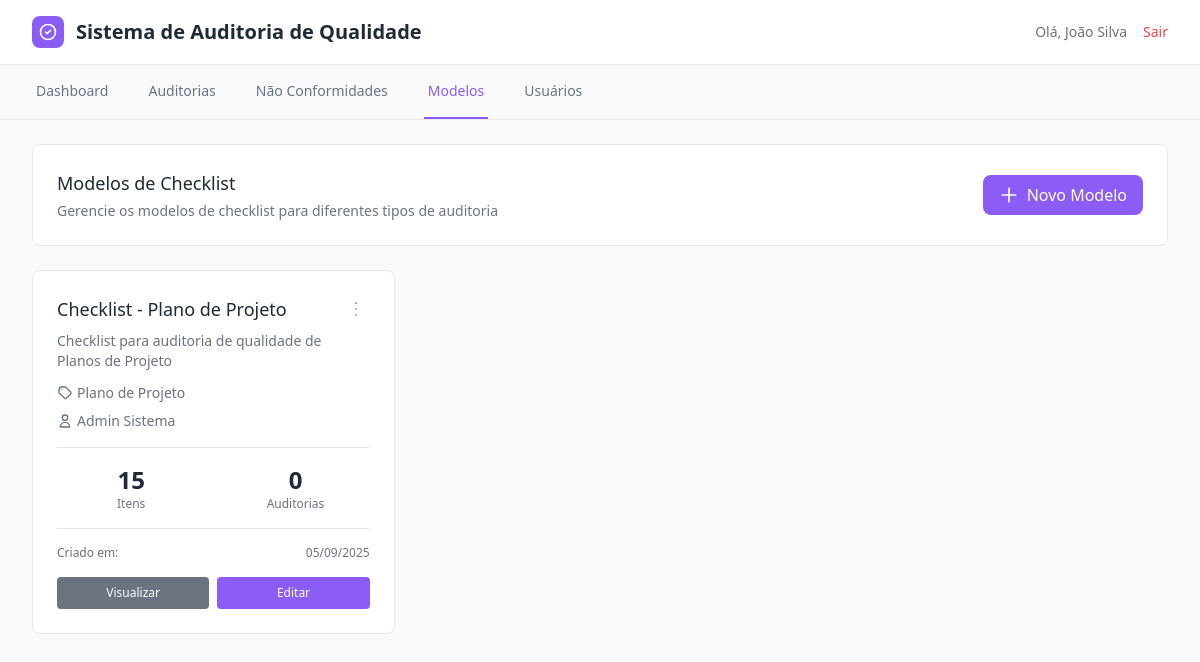
The page /modelos.php (signed in) on the database its author committed.
### tables this page shows
CREATE TABLE usuarios (
    id INT AUTO_INCREMENT PRIMARY KEY,
    nome VARCHAR(255) NOT NULL,
    email VARCHAR(255) UNIQUE NOT NULL,
    senha VARCHAR(255) NOT NULL,
    funcao ENUM('auditor', 'gerente', 'admin') DEFAULT 'auditor',
    departamento VARCHAR(100),
    superior_id INT,
    criado_em TIMESTAMP DEFAULT CURRENT_TIMESTAMP,
    atualizado_em TIMESTAMP DEFAULT CURRENT_TIMESTAMP ON UPDATE CURRENT_TIMESTAMP,
    FOREIGN KEY (superior_id) REFERENCES usuarios(id)
);

CREATE TABLE modelos_checklist (
    id INT AUTO_INCREMENT PRIMARY KEY,
    nome VARCHAR(255) NOT NULL,
    descricao TEXT,
    tipo_artefato VARCHAR(100) NOT NULL,
    criado_por INT NOT NULL,
    criado_em TIMESTAMP DEFAULT CURRENT_TIMESTAMP,
    atualizado_em TIMESTAMP DEFAULT CURRENT_TIMESTAMP ON UPDATE CURRENT_TIMESTAMP,
    FOREIGN KEY (criado_por) REFERENCES usuarios(id)
);

### includes/auth.php (called while the page is built, shortened)
<?php
function getUsuarioAtual() {
    $database = new Conexao();
    $db = $database->getConexao();
    $query = "SELECT * FROM usuarios WHERE id = :id";
    $stmt = $db->prepare($query);
    $stmt->bindParam(':id', $_SESSION['id_usuario']);
    $stmt->execute();
    return $stmt->fetch();
}
?>

### modelos.php (the view, shortened to what this page needs)
<?php
require_once 'includes/auth.php';
$usuario = getUsuarioAtual();
$database = new Conexao();
$db = $database->getConexao();
$query = "SELECT m.*, u.nome as nome_criador,
          (SELECT COUNT(*) FROM itens_checklist WHERE modelo_id = m.id) as total_itens,
          (SELECT COUNT(*) FROM auditorias WHERE modelo_id = m.id) as total_auditorias
          FROM modelos_checklist m
          LEFT JOIN usuarios u ON m.criado_por = u.id
          ORDER BY m.criado_em DESC";
$stmt = $db->prepare($query);
$stmt->execute();
$modelos = $stmt->fetchAll();
?>
<!DOCTYPE html>
<html lang="pt-BR">
<head>
    <script src="https://cdn.tailwindcss.com"></script>
    <script src="assets/css/tailwind-config.js"></script>
    <link rel="stylesheet" href="assets/css/style.css">
</head>
<body class="bg-background">
    <header class="bg-card border-b border-border">
        <div class="max-w-7xl mx-auto px-4 sm:px-6 lg:px-8">
            <div class="flex justify-between items-center py-4">
                <div class="flex items-center">
                    <div class="h-8 w-8 bg-accent rounded-lg flex items-center justify-center mr-3">
                        <svg class="h-5 w-5 text-accent-foreground" fill="none" stroke="currentColor" viewBox="0 0 24 24">
                            <path stroke-linecap="round" stroke-linejoin="round" stroke-width="2" d="M9 12l2 2 4-4m6 2a9 9 0 11-18 0 9 9 0 0118 0z"></path>
                        </svg>
                    </div>
                    <h1 class="text-xl font-bold text-foreground">Sistema de Auditoria de Qualidade</h1>
                </div>
                <div class="flex items-center space-x-4">
                    <span class="text-sm text-muted-foreground">Olá, <?php echo htmlspecialchars($usuario['nome']); ?></span>
                    <a href="logout.php" class="text-sm text-destructive hover:text-destructive/80">Sair</a>
                </div>
            </div>
        </div>
    </header>
    <nav class="bg-sidebar border-b border-sidebar-border">
        <div class="max-w-7xl mx-auto px-4 sm:px-6 lg:px-8">
            <div class="flex space-x-8">
                <a href="index.php" class="border-b-2 border-transparent text-sidebar-foreground hover:text-sidebar-accent hover:border-sidebar-accent py-4 px-1 text-sm font-medium">Dashboard</a>
                <a href="auditorias.php" class="border-b-2 border-transparent text-sidebar-foreground hover:text-sidebar-accent hover:border-sidebar-accent py-4 px-1 text-sm font-medium">Auditorias</a>
                <a href="nao-conformidades.php" class="border-b-2 border-transparent text-sidebar-foreground hover:text-sidebar-accent hover:border-sidebar-accent py-4 px-1 text-sm font-medium">Não Conformidades</a>
                <a href="modelos.php" class="border-b-2 border-sidebar-accent text-sidebar-accent py-4 px-1 text-sm font-medium">Modelos</a>
                <a href="usuarios.php" class="border-b-2 border-transparent text-sidebar-foreground hover:text-sidebar-accent hover:border-sidebar-accent py-4 px-1 text-sm font-medium">Usuários</a>
            </div>
        </div>
    </nav>
    <main class="max-w-7xl mx-auto py-6 px-4 sm:px-6 lg:px-8">
        <div class="bg-card rounded-lg border border-border p-6 mb-6">
            <div class="flex flex-col md:flex-row md:items-center md:justify-between">
                <div>
                    <h2 class="text-lg font-medium text-foreground">Modelos de Checklist</h2>
                    <p class="text-sm text-muted-foreground mt-1">Gerencie os modelos de checklist para diferentes tipos de auditoria</p>
                </div>
                <div class="mt-4 md:mt-0">
                    <a href="create-modelo.php" class="inline-flex items-center px-4 py-2 bg-accent text-accent-foreground hover:bg-accent/90 rounded-lg transition-colors">
                        <svg class="h-5 w-5 mr-2" fill="none" stroke="currentColor" viewBox="0 0 24 24">
                            <path stroke-linecap="round" stroke-linejoin="round" stroke-width="2" d="M12 4v16m8-8H4"></path>
                        </svg>
                        Novo Modelo
                    </a>
                </div>
            </div>
        </div>
        <div class="grid grid-cols-1 md:grid-cols-2 lg:grid-cols-3 gap-6">
            <?php foreach ($modelos as $modelo): ?>
                <div class="bg-card rounded-lg border border-border p-6 hover:shadow-lg transition-shadow">
                    <div class="flex items-start justify-between mb-4">
                        <div class="flex-1">
                            <h3 class="text-lg font-medium text-foreground mb-2"><?php echo htmlspecialchars($modelo['nome']); ?></h3>
                            <p class="text-sm text-muted-foreground mb-3"><?php echo htmlspecialchars($modelo['descricao']); ?></p>
                            <div class="flex items-center text-sm text-muted-foreground mb-2">
                                <svg class="h-4 w-4 mr-1" fill="none" stroke="currentColor" viewBox="0 0 24 24">
                                    <path stroke-linecap="round" stroke-linejoin="round" stroke-width="2" d="M7 7h.01M7 3h5c.512 0 1.024.195 1.414.586l7 7a2 2 0 010 2.828l-7 7a.997.997 0 01-1.414 0l-7-7A1.997 1.997 0 013 12V7a4 4 0 014-4z"></path>
                                </svg>
                                <?php echo htmlspecialchars($modelo['tipo_artefato']); ?>
                            </div>
                            <div class="flex items-center text-sm text-muted-foreground">
                                <svg class="h-4 w-4 mr-1" fill="none" stroke="currentColor" viewBox="0 0 24 24">
                                    <path stroke-linecap="round" stroke-linejoin="round" stroke-width="2" d="M16 7a4 4 0 11-8 0 4 4 0 018 0zM12 14a7 7 0 00-7 7h14a7 7 0 00-7-7z"></path>
                                </svg>
                                <?php echo htmlspecialchars($modelo['nome_criador']); ?>
                            </div>
                        </div>
                        <div class="relative">
                            <button onclick="toggleDropdown('dropdown-<?php echo $modelo['id']; ?>')" class="p-1 text-muted-foreground hover:text-foreground rounded-full hover:bg-muted">
                                <svg class="h-5 w-5" fill="none" stroke="currentColor" viewBox="0 0 24 24">
                                    <path stroke-linecap="round" stroke-linejoin="round" stroke-width="2" d="M12 5v.01M12 12v.01M12 19v.01"></path>
                                </svg>
                            </button>
                        </div>
                    </div>
                    <div class="border-t border-border pt-4">
                        <div class="grid grid-cols-2 gap-4 text-center">
                            <div>
                                <div class="text-2xl font-bold text-foreground"><?php echo $modelo['total_itens']; ?></div>
                                <div class="text-xs text-muted-foreground">Itens</div>
                            </div>
                            <div>
                                <div class="text-2xl font-bold text-foreground"><?php echo $modelo['total_auditorias']; ?></div>
                                <div class="text-xs text-muted-foreground">Auditorias</div>
                            </div>
                        </div>
                    </div>
                    <div class="mt-4 pt-4 border-t border-border">
                        <div class="flex justify-between items-center text-xs text-muted-foreground">
                            <span>Criado em:</span>
                            <span><?php echo date('d/m/Y', strtotime($modelo['criado_em'])); ?></span>
                        </div>
                    </div>
                    <div class="mt-4 flex space-x-2">
                        <a href="view-modelo.php?id=<?php echo $modelo['id']; ?>"
                           class="flex-1 px-3 py-2 text-xs text-center bg-secondary text-secondary-foreground hover:bg-secondary/90 rounded transition-colors">
                            Visualizar
                        </a>
                        <a href="edit-modelo.php?id=<?php echo $modelo['id']; ?>"
                           class="flex-1 px-3 py-2 text-xs text-center bg-accent text-accent-foreground hover:bg-accent/90 rounded transition-colors">
                            Editar
                        </a>
                    </div>
                </div>
            <?php endforeach; ?>
        </div>
    </main>
</body>
</html>

### assets/css/style.css (style rules this page uses)
* { margin: 0; padding: 0; box-sizing: border-box; }
html { scroll-behavior: smooth; overflow-x: hidden; }
body { font-family: "Segoe UI", Tahoma, Geneva, Verdana, sans-serif; background-color: #f8fafc; color: #1f2937; line-height: 1.6; overflow-x: hidden; min-height: 100vh; }
.text-center { text-align: center; }
.mb-2 { margin-bottom: 1rem; }
.mb-3 { margin-bottom: 1.5rem; }
.mt-1 { margin-top: 0.5rem; }
.flex { display: flex; }
.justify-between { justify-content: space-between; }
.items-center { align-items: center; }
.container, main, header, nav { max-width: 100%; overflow-x: hidden; }

### rows shown on the page
usuarios: nome "João Silva"
modelos_checklist: nome "Checklist - Plano de Projeto", descricao "Checklist para auditoria de qualidade de Planos de Projeto", tipo_artefato "Plano de Projeto", criado_por.nome "Admin Sistema", total_itens "15", total_auditorias "0", criado_em "05/09/2025"
